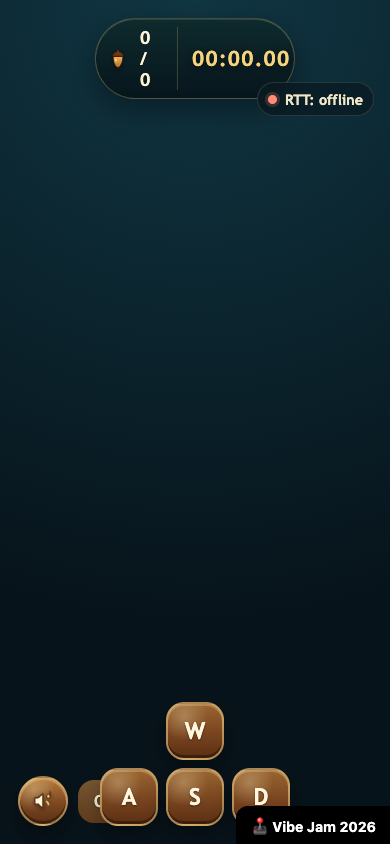
#> input picture mobile-touch-controls.png, 390 x 844 px
$ python remove-bg.py ../mobile-touch-controls.png
#> lines starting #> are read from the running program, lines starting #| are printed output that depends on the picture; after the words box and inside, x2 and y2 are one past the last pixel; in counts of white or black regions, pixels touching at a corner belong together
#!/usr/bin/env python3
import argparse
from collections import deque
from pathlib import Path

import numpy as np
from PIL import Image


def parse_args():
    parser = argparse.ArgumentParser(description="Remove a solid-color image background and save a transparent PNG.")
    parser.add_argument("input", type=Path)
    parser.add_argument("-o", "--output", type=Path)
    parser.add_argument("--tolerance", type=float, default=42.0)
    parser.add_argument("--max-channel-diff", type=int, default=36)
    parser.add_argument("--all-matching", action="store_true")
    return parser.parse_args()


def flood_fill_edge_mask(candidate):
    h, w = candidate.shape
    visited = np.zeros((h, w), dtype=bool)
    q = deque()

    for x in range(w):
        for y in (0, h - 1):
            if candidate[y, x] and not visited[y, x]:
                visited[y, x] = True
                q.append((y, x))

    for y in range(h):
        for x in (0, w - 1):
            if candidate[y, x] and not visited[y, x]:
                visited[y, x] = True
                q.append((y, x))

    while q:
        y, x = q.popleft()
        for ny in (y - 1, y, y + 1):
            for nx in (x - 1, x, x + 1):
                if ny == y and nx == x:
                    continue
                if 0 <= ny < h and 0 <= nx < w and candidate[ny, nx] and not visited[ny, nx]:
                    visited[ny, nx] = True
                    q.append((ny, nx))

    return visited


def main():
    args = parse_args()
    output = args.output or args.input.with_name(f"{args.input.stem}_transparent.png")

    image = Image.open(args.input).convert("RGBA")
    pixels = np.array(image)
    rgb = pixels[:, :, :3].astype(np.int32)

    edge = np.concatenate([rgb[0, :, :], rgb[-1, :, :], rgb[:, 0, :], rgb[:, -1, :]], axis=0)
#> edge = 2468 rows, first 8: [13, 43, 54], [13, 44, 55], [13, 43, 55], [13, 44, 55], [13, 44, 55], [13, 44, 55], [13, 44, 55], [13, 44, 55]
    background = np.median(edge, axis=0).astype(np.int32)
#> background = [9, 28, 37]

    channel_diff = np.abs(rgb - background)
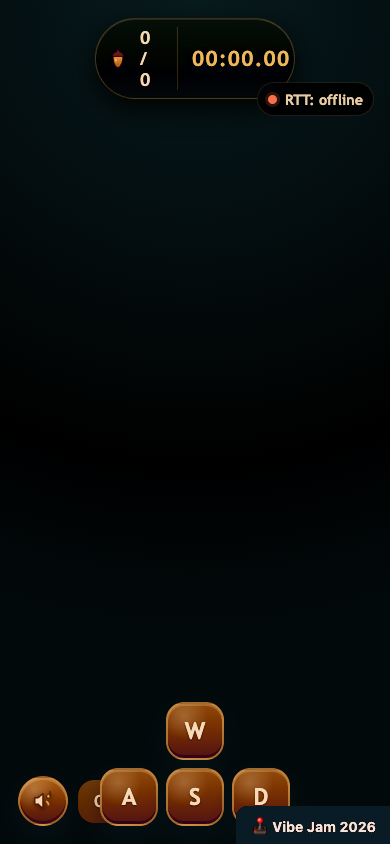
#> channel_diff: shape (844, 390, 3) int32; mean R, G, B 9.5, 12.8, 12
    distance = np.sqrt(((rgb - background) ** 2).sum(axis=2))
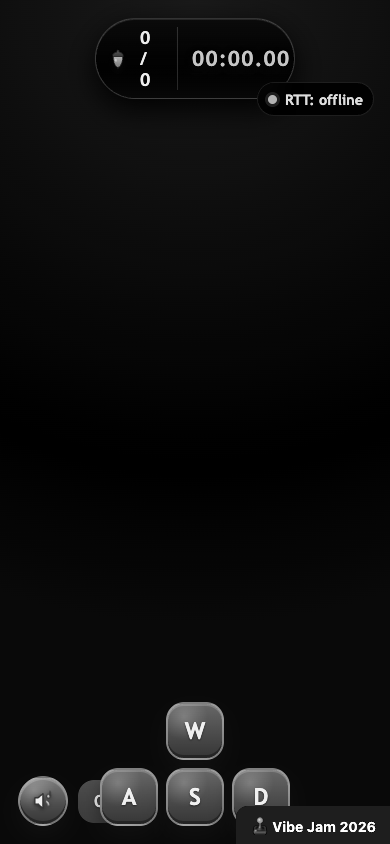
#> distance: shape (844, 390) float64; min 0, max 399.5, mean 22.3; drawn with min black and max white
    candidate = (distance <= args.tolerance) & (channel_diff.max(axis=2) <= args.max_channel_diff)
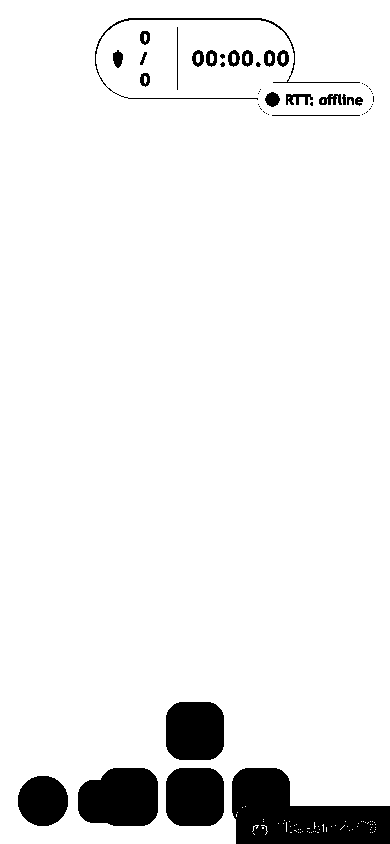
#> candidate: shape (844, 390) bool; 93.1% white; 50 black regions (26 under 20 px), largest, box (x1, y1, x2, y2) and area: (232, 768, 390, 844) 7837, (78, 768, 158, 826) 3986, (166, 702, 224, 760) 3112
    mask = candidate if args.all_matching else flood_fill_edge_mask(candidate)
#> after the loop in flood_fill_edge_mask, `for x in range(w):`:
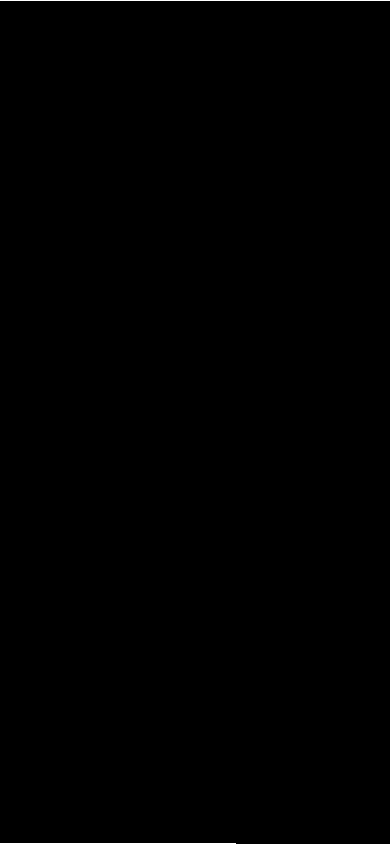
#> visited: shape (844, 390) bool; 0.19% white in thin lines or dots
#> after the loop in flood_fill_edge_mask, `for y in range(h):`:
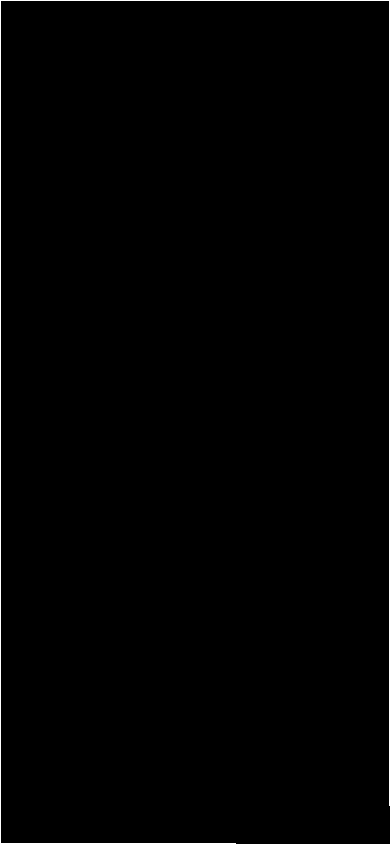
#> visited: shape (844, 390) bool; 0.69% white in thin lines or dots
#> after the loop in flood_fill_edge_mask, `while q:`:
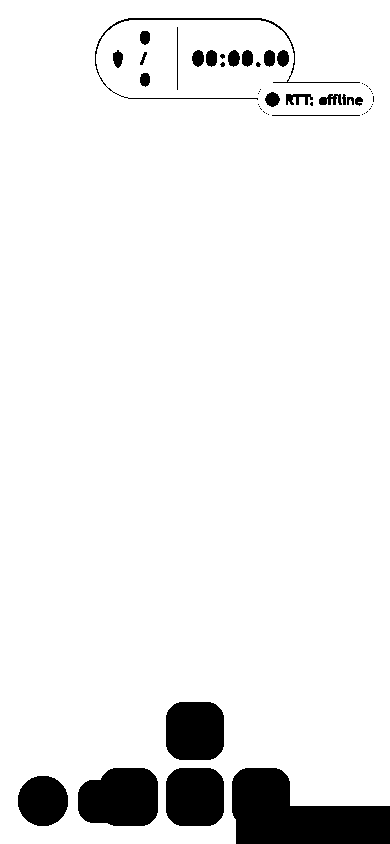
#> visited: shape (844, 390) bool; 93% white; 50 black regions (26 under 20 px), largest, box (x1, y1, x2, y2) and area: (232, 768, 390, 844) 7972, (78, 768, 158, 826) 3986, (166, 702, 224, 760) 3112

    pixels[:, :, 3] = np.where(mask, 0, 255).astype(np.uint8)
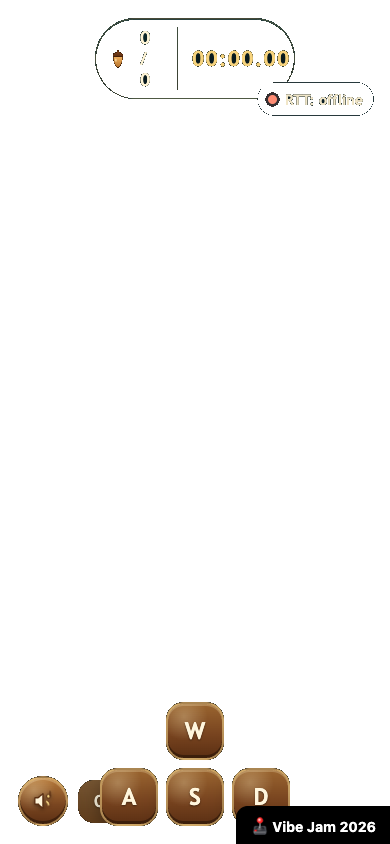
#> pixels: shape (844, 390, 4); mean R, G, B, A 16.9, 34.2, 40.3, 17.9; transparent parts drawn white
    Image.fromarray(pixels).save(output)

    print(f"Input: {args.input}")
    print(f"Output: {output}")
    print(f"Sampled background RGB: {tuple(int(x) for x in background)}")
#| Sampled background RGB: (9, 28, 37)
    print(f"Transparent pixels: {int(mask.sum())}")
#| Transparent pixels: 306008


if __name__ == "__main__":
    main()
